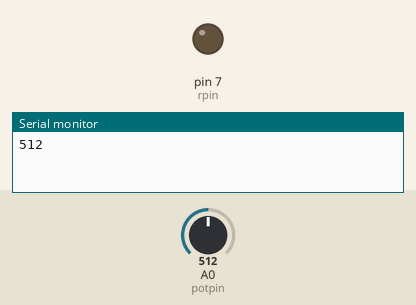
This sketch was run on a simulated Arduino Uno, built with avr-gcc and run on an emulated ATmega328P. Parts: output pins drawn as LEDs (lit = HIGH), the last lines printed to the serial monitor. The test bench sets the inputs (shaded band); at power-on: A0 (potpin) = 512.

Above: at 0.1 s.
At 0.6 s:
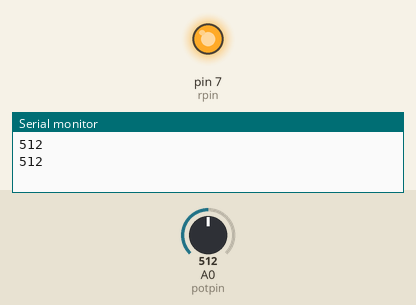
Timing chart, 0 to 2.1 s (numbered marks = the images above):
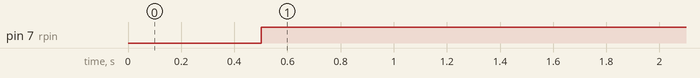

The sketch:

tutorial17.ino
```cpp
int potval;
int time=500;
int potpin=A0;
int rpin=7;

void setup() {
  pinMode(potpin,INPUT);
  pinMode(rpin,OUTPUT);
  Serial.begin(9600);
}

void loop() {
  potval=analogRead(potpin);
  Serial.println(potval);
  delay(time);

  while(potval>100){
    digitalWrite(rpin,HIGH);
    potval=analogRead(potpin);
    Serial.println(potval);
    delay(time);
  }
  digitalWrite(rpin,LOW);
}
```

Measured:
- by itself, pin 7 (rpin): LOW → HIGH at 0.50 s
